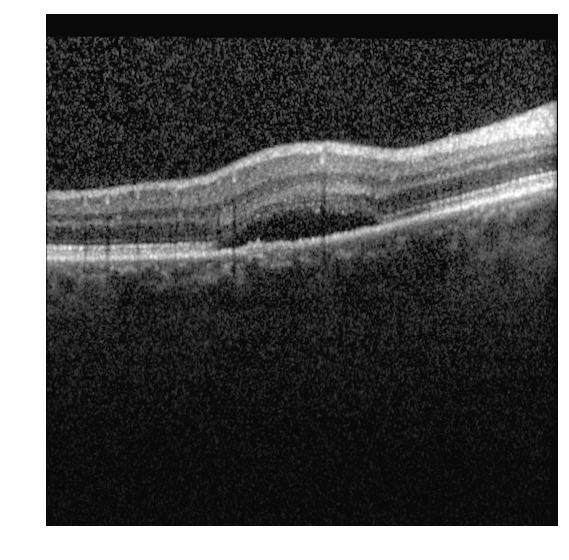
#> input picture Train-Data/SRF/input_1492_1.png, 569 x 560 px
$ python project_Waelchli_Moser_Meise.py   (older library calls are emulated)
#> lines starting #> are read from the running program, lines starting #| are printed output that depends on the picture; after the words box and inside, x2 and y2 are one past the last pixel; in counts of white or black regions, pixels touching at a corner belong together
### oct_preprocessing.py
"""
Image pre-processing module for OCT image SRF detection.

Binarization, Filtering, Cropping, etc. functions for the SRF detection task.

final exercise from the lecture:
Introduction to Signal and Image Processing FS19
by:
Prof. Raphael Sznitman

See README.md for the full exercise description.
"""

__author__ = "Jan Wälchli, Mario Moser, Dominik Meise"
__copyright__ = "Copyright 2019; Jan Wälchli, Mario Moser, Dominik Meise; All rigths reserved."
__email__ = "dominik.meise@students.unibe.ch"


import numpy as np
import cv2 as cv
from skimage import io, color, exposure
from skimage.filters import threshold_otsu, gaussian


def load_img_as_gray(img_path):
    """Read in rgb image and convert it to gray-scale 0-255 uint8 np array."""
#> called with img_path = 'Train-Data/SRF/input_1492_1.png'
    img = io.imread(img_path)
#> img is the input picture: shape (560, 569, 4); mean R, G, B, A 82.7, 82.7, 82.7, 255
    return (color.rgb2gray(img) * 255).astype(np.uint8)


def load_preproc_template(preproc_methods, denoise_strength):
    """Create template from fixed region of the first train-data srf image, but with the given preprocessing applied."""
    tmpl = load_img_as_gray('Train-Data/SRF/input_1492_1.png')
    tmpl = perform_bulk_perproc(tmpl, preproc_methods, denoise_strength)
    return tmpl[100:140, 300:340]


def perform_bulk_perproc(image, preprocessing_methods, denoise_strength):
    """Perform all specified preprocessing steps as a bulk task.

    :param image: original unprocessed image
    :param preprocessing_methods: list of preprocessing method names (strings). Available:
        'crop', 'eq', 'opening', 'nonloc'
    :param denoise_strength: integer to specify how aggresively denoising should be applied.
    :return: processed image
    """
    img = image.copy()
    if 'crop' in preprocessing_methods:
        img = crop(img)
    if 'eq' in preprocessing_methods:
        img = hist_equalize(img)
    if 'opening' in preprocessing_methods:
        img = opening_denoising(img, kernel_size=denoise_strength)
    if 'nonloc' in preprocessing_methods:
        img = nonloc_denoising(img, denoise_strength)

    return img


def otsu_binarize(img, sigma=1):
    """Return binarized image by using gaussian blurring and otsu thresholding."""
#> called with sigma = 10
    if len(img.shape) == 3:
        img = color.rgb2gray(img)
    elif len(img.shape) != 2:
        raise ValueError('Cannot handle unknown Image dimension!')

    img_blur = gaussian(img, sigma=sigma)
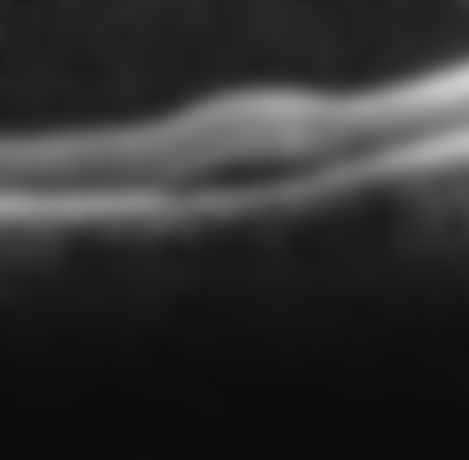
#> img_blur: shape (460, 469) float64; min 0.0438, max 0.814, mean 0.188
    otsu_thresh = threshold_otsu(img_blur)
#> otsu_thresh = 0.271
    img_bin = img_blur > otsu_thresh
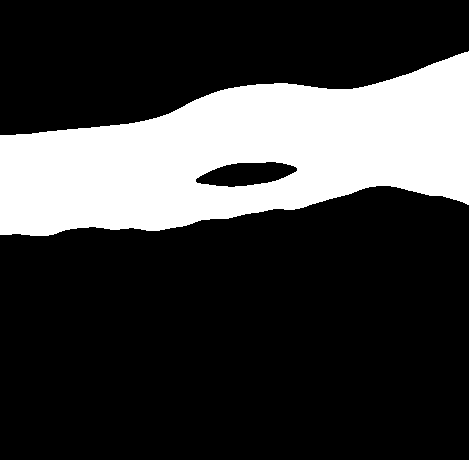
#> img_bin: shape (460, 469) bool; 24.3% white; 1 white region, box (x1, y1, x2, y2) and area: (0, 51, 469, 236) 52339

    return img_bin


def crop(img, border=50):
    """Return cropped image using a binarized version of that image as a mask to define the relevant region."""
    # crop the white border
    border = border
    img_no_border = img[border:img.shape[0]-border, border:img.shape[1]-border]

    # make a binary picture
    img_bin = otsu_binarize(img_no_border, 10)

    # search the 4 outermost white pixels, crop the image there
    white_pixels = np.where(img_bin == 1)
#> white_pixels = 52339 positions, rows 51 to 235, columns 0 to 468
    up, bottom = min(white_pixels[0]), max(white_pixels[0])
#> up = 51; bottom = 235
    left, right = min(white_pixels[1]), max(white_pixels[1])
#> left = 0; right = 468
    img_crop = img_no_border[up:bottom, left:right]

    return img_crop


def hist_equalize(img):
    """Return a histogram equalized version of the image (enhances 'contrast')."""
    if len(img.shape) == 3:
        img = color.rgb2gray(img) * 255
        img = img.astype(np.uint8)

    elif len(img.shape) != 2:
        raise ValueError('Cannot handle unknown Image dimension!')

    if np.amax(img) <= 1 and img.dtype != np.uint8:
        img = img * 255
        img = img.astype(np.uint8)

    eq = exposure.equalize_hist(img) * 255
    eq = eq.astype(np.uint8)

    return eq


# [7 lines left out: function opening_denoising, not called in this run]


def nonloc_denoising(img, denoise_strength):
#> called with denoise_strength = 23
    return cv.fastNlMeansDenoising(img, h=denoise_strength)
#> returned value: shape (184, 468)

### oct_template_matching.py
"""
Template Matching module for OCT image SRF detection.

Template matching and fluid occlusion detection functions for the SRF detection task.

final exercise from the lecture:
Introduction to Signal and Image Processing FS19
by:
Prof. Raphael Sznitman

See README.md for the full exercise description.
"""

__author__ = "Jan Wälchli, Mario Moser, Dominik Meise"
__copyright__ = "Copyright 2019; Jan Wälchli, Mario Moser, Dominik Meise; All rigths reserved."
__email__ = "dominik.meise@students.unibe.ch"


import cv2 as cv
import numpy as np
from skimage import color
from skimage.transform import pyramid_gaussian
import oct_preprocessing as preproc
import oct_evaluation as evaluate


def run_matching(image_paths, template_path, preprocessing_methods, matching_method='cv.TM_SQDIFF',
                 denoise_strength=20, debug=False):
    """Run a matching task on a list of images (paths), with specified preprocessing and matching methods.

    :param image_paths:
    :param template_path:
    :param preprocessing_methods: list of preprocessing method names (strings). Available:
        'crop', 'eq', 'opening', 'nonloc'
    :param matching_method: template matching method. Available:
        'cv.TM_CCOEFF', 'cv.TM_CCOEFF_NORMED', 'cv.TM_CCORR',
        'cv.TM_CCORR_NORMED', 'cv.TM_SQDIFF', 'cv.TM_SQDIFF_NORMED'
    :param denoise_strength: integer to specify how aggresively denoising should be applied.
    :param debug: boolean to enable debugging outputs (plots or print-statememts)
    :return: list of best matching score for each image
    """
    # build template
    if template_path == '':
        template = preproc.load_preproc_template(preprocessing_methods, denoise_strength)
    else:
        template = preproc.load_img_as_gray(template_path)

    best_scores = []
    print('\n')
    for index, i in enumerate(image_paths):
        print('\rProcessing {} ({}/{})...'.format(i, index+1, len(image_paths)), end='')

        img_orig = preproc.load_img_as_gray(i)
#> call 2 of load_img_as_gray, with img_path = 'Test-Data/handout/10376.png'
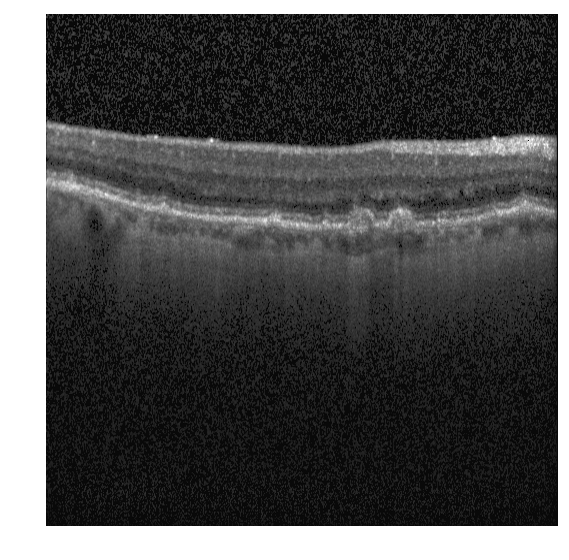
#> input picture Test-Data/handout/10376.png, 569 x 560 px
#> in load_img_as_gray, img is the input picture: shape (560, 569, 4); mean R, G, B, A 80.9, 80.9, 80.9, 255

        # preprocessing
        img = preproc.perform_bulk_perproc(img_orig, preprocessing_methods, denoise_strength)
#> call 2 of crop, with border = 50
#> call 2 of otsu_binarize, with sigma = 10
#> in otsu_binarize (call 2), `img_blur = gaussian(img, sigma=sigma)`:
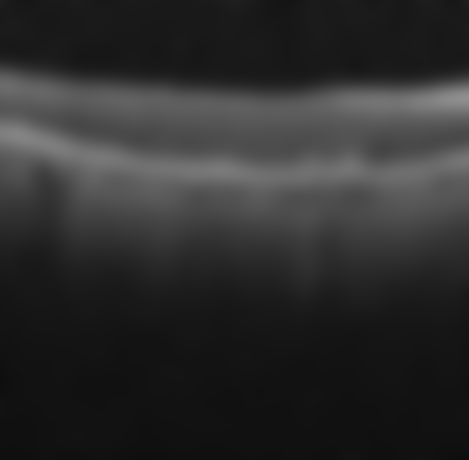
#> img_blur: shape (460, 469) float64; min 0.0533, max 0.563, mean 0.18
#> in otsu_binarize (call 2), `otsu_thresh = threshold_otsu(img_blur)`: otsu_thresh = 0.221
#> in otsu_binarize (call 2), `img_bin = img_blur > otsu_thresh`:
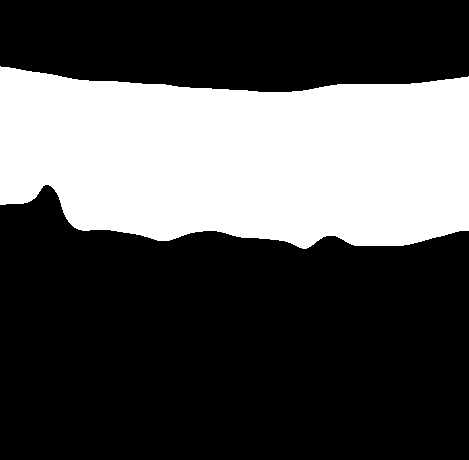
#> img_bin: shape (460, 469) bool; 32.4% white; 1 white region, box (x1, y1, x2, y2) and area: (0, 66, 469, 249) 69984
#> in crop (call 2), `white_pixels = np.where(img_bin == 1)`: white_pixels = 69984 positions, rows 66 to 248, columns 0 to 468
#> in crop (call 2), `up, bottom = min(white_pixels[0]), max(white_pixels[0])`: up = 66; bottom = 248
#> in crop (call 2), `img_crop = img_no_border[up:bottom, left:right]`:
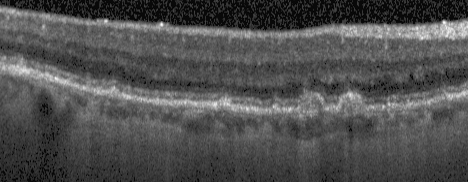
#> img_crop: shape (182, 468); min 0, max 255, mean 79.3
#> call 2 of nonloc_denoising, with denoise_strength = 23
#> in nonloc_denoising (call 2), `return cv.fastNlMeansDenoising(img, h=denoise_strength)`:
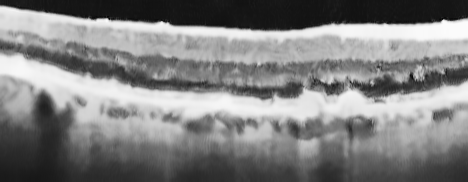
#> returned value: shape (182, 468); min 4, max 252, mean 129.1

        # checking perprocessing step
        if debug:
            evaluate.plot_original_and_processed(img_orig, img, ', '.join(preprocessing_methods))

        # create image pyramid
        img_pyr = pyramid(img)

        # checking pyramid step
        if debug:
            evaluate.plot_original_and_processed(img, img_pyr)

        # matching
        res, img = template_matching(img_pyr, template, matching_method)

        # checking matching step
        if debug:
            evaluate.plot_original_and_processed(res, img)

        # store minimum value found (best match)
        # If the method is TM_SQDIFF or TM_SQDIFF_NORMED, take minimum
        if matching_method in ['cv.TM_SQDIFF', 'cv.TM_SQDIFF_NORMED']:
            best_scores.append(np.amin(res))
        else:
            best_scores.append(np.amax(res))

    return best_scores


def template_matching(image, template, meth='cv.TM_SQDIFF'):
    """Match the template against the image, return resolution and location map.

    :param image: input image in which to search for the template matching (either rgb or grayscale)
    :param template: kernel/template which to match against the input image
    :param meth: template matching method. Available:
        'cv.TM_CCOEFF', 'cv.TM_CCOEFF_NORMED', 'cv.TM_CCORR',
        'cv.TM_CCORR_NORMED', 'cv.TM_SQDIFF', 'cv.TM_SQDIFF_NORMED'
    :return: res: the distance map of the template matching the input image
                  (depending on the method either higher or lower is better)
             img: image with a square at the location of the best match
    """
    img = image.copy()
    w, h = template.shape[::-1]
    method = eval(meth)

    # Apply template Matching
    res = cv.matchTemplate(img, template, method)
    min_val, max_val, min_loc, max_loc = cv.minMaxLoc(res)

    # If the method is TM_SQDIFF or TM_SQDIFF_NORMED, take minimum
    if method in [cv.TM_SQDIFF, cv.TM_SQDIFF_NORMED]:
        top_left = min_loc
    else:
        top_left = max_loc
    bottom_right = (top_left[0] + w, top_left[1] + h)

    cv.rectangle(img, top_left, bottom_right, 255, 2)

    return res, img


def pyramid(img):
    """Returns downscaled and smoothed image (with scikit-image)

    :param img: image as uint8, grayscaled
    """

    # dimension of new image as tuple
    scale_min = 0.5  # meaning biggest image 1 / 0.5 = 2
    scale_max = 2    # meaning smallest image 1 / 2 = 0.5

    # create first image with lowest scale --> biggest picture comes first
    dim = (int(img.shape[1] / scale_min), int(img.shape[0] / scale_min))
    first = cv.resize(img, dim, interpolation=cv.INTER_AREA)
#> (the rest of the program and of its run is left out)
